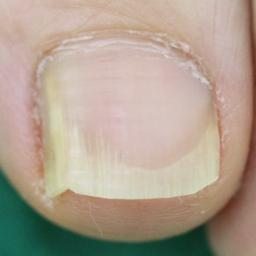
#> input picture dataset/valid/images/B1_OM-2-_jpg.rf.144d6356ab09912aad48103d5d0d89ec.jpg, 256 x 256 px; its folder holds only this picture in this run
$ jupyter execute --allow-errors label_to_mask.ipynb
#> lines starting #> are read from the running program, lines starting #| are printed output that depends on the picture
#> further down, image is the input picture: shape (256, 256, 3); mean B, G, R 144.4, 160, 175.8
#> `gray_image = cv2.cvtColor(image, cv2.COLOR_BGR2GRAY)`:
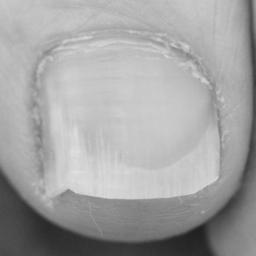
#> gray_image: shape (256, 256); min 30, max 224, mean 163
[cell 1]
from shapely.geometry import Point
from shapely.geometry.polygon import Polygon
import cv2
import os

directory = 'dataset/valid/'
#> (the rest of this cell did not finish here and is left out)


$ run again, on dataset/valid/images/B2_OM-14-_JPG_jpg.rf.b1439c98180a0241a0c2c12e10b76a02.jpg
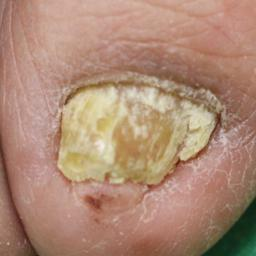
#> input picture dataset/valid/images/B2_OM-14-_JPG_jpg.rf.b1439c98180a0241a0c2c12e10b76a02.jpg, 256 x 256 px
#> image is the input picture: shape (256, 256, 3); mean B, G, R 116.4, 137.4, 173.3
#> `gray_image = cv2.cvtColor(image, cv2.COLOR_BGR2GRAY)`:
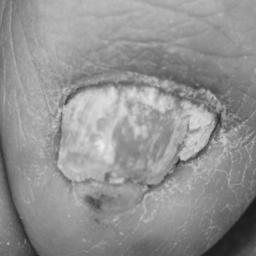
#> gray_image: shape (256, 256); min 24, max 239, mean 145.7

$ run again, on dataset/valid/images/B2_OM-46-_JPG_jpg.rf.faf025fe7682aa7dbd14e4a752b5c681.jpg
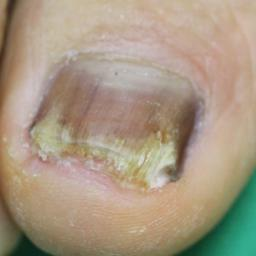
#> input picture dataset/valid/images/B2_OM-46-_JPG_jpg.rf.faf025fe7682aa7dbd14e4a752b5c681.jpg, 256 x 256 px
#> image is the input picture: shape (256, 256, 3); mean B, G, R 130.5, 151.8, 167.4
#> `gray_image = cv2.cvtColor(image, cv2.COLOR_BGR2GRAY)`:
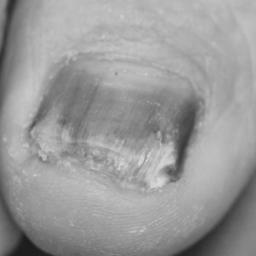
#> gray_image: shape (256, 256); min 26, max 219, mean 154.1

$ run again, on dataset/valid/images/B2_OM-81-_JPG_jpg.rf.e35d70c171169c0146a5f942fceff2d3.jpg
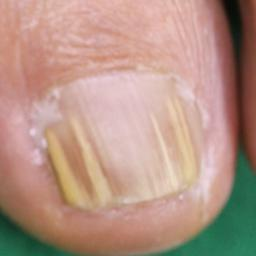
#> input picture dataset/valid/images/B2_OM-81-_JPG_jpg.rf.e35d70c171169c0146a5f942fceff2d3.jpg, 256 x 256 px
#> image is the input picture: shape (256, 256, 3); mean B, G, R 134.2, 148.2, 180.7
#> `gray_image = cv2.cvtColor(image, cv2.COLOR_BGR2GRAY)`:
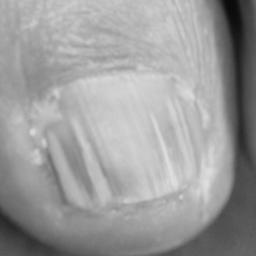
#> gray_image: shape (256, 256); min 8, max 223, mean 156.3

$ run again, on dataset/valid/images/B2_OM-120-_JPG_jpg.rf.a9ed4130630e166c85e76a9b8e19ecd4.jpg
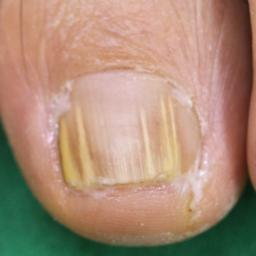
#> input picture dataset/valid/images/B2_OM-120-_JPG_jpg.rf.a9ed4130630e166c85e76a9b8e19ecd4.jpg, 256 x 256 px
#> image is the input picture: shape (256, 256, 3); mean B, G, R 118.2, 139, 169.3
#> `gray_image = cv2.cvtColor(image, cv2.COLOR_BGR2GRAY)`:
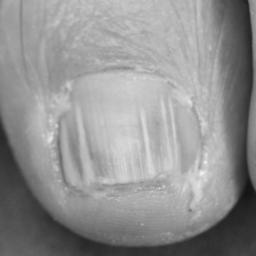
#> gray_image: shape (256, 256); min 19, max 243, mean 145.7
